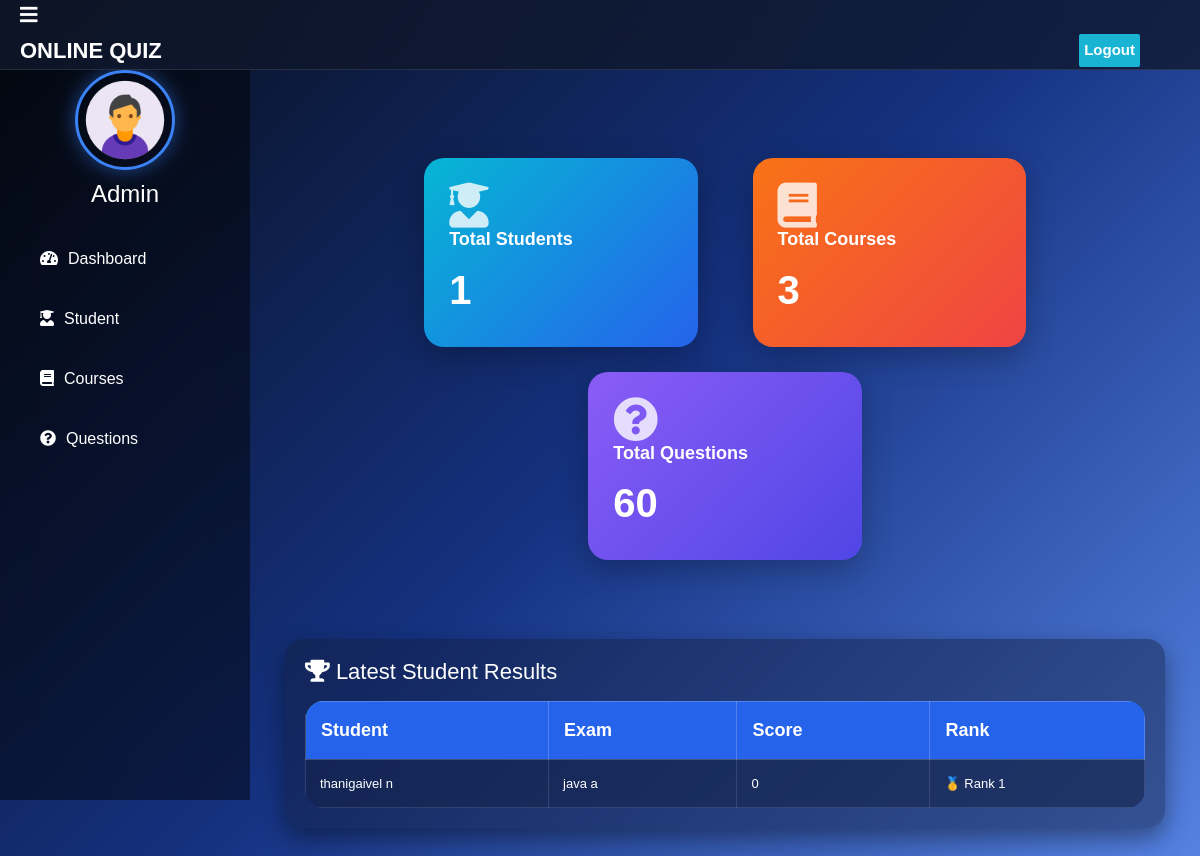
Page /admin-dashboard (signed in) on the committed database.
### quiz/models.py (models this page shows, shortened)
class Result(models.Model):
    student = models.ForeignKey(Student,on_delete=models.CASCADE)
    exam = models.ForeignKey(Course,on_delete=models.CASCADE)
    marks = models.PositiveIntegerField()
    date = models.DateTimeField(auto_now=True)

class Course(models.Model):
   course_name = models.CharField(max_length=50)
   question_number = models.PositiveIntegerField(default=0)
   total_marks = models.PositiveIntegerField(default=0)

### student/models.py (models this page shows, shortened)
class Student(models.Model):
    user=models.OneToOneField(User,on_delete=models.CASCADE)
    profile_pic= models.ImageField(upload_to='profile_pic/Student/',null=True,blank=True,default="")
    address = models.CharField(max_length=40,blank=True,null=True)
    mobile = models.CharField(max_length=20,null=False)
    @property
    def get_name(self):
        return self.user.first_name+" "+self.user.last_name

### quiz/views.py (the view)
# urls.py: path('admin-dashboard', views.admin_dashboard_view, name='admin-dashboard'),
@login_required(login_url='adminlogin')
@user_passes_test(is_admin)
def admin_dashboard_view(request):
    dict = {
        'total_student': SMODEL.Student.objects.all().count(),
        'total_course': Course.objects.all().count(),
        'total_question': Question.objects.all().count(),
       'results': Result.objects.select_related('student', 'exam').order_by('-marks', '-id')[:10],
    }
    return render(request, 'quiz/admin_dashboard.html', context=dict)

### quiz/views.py (called while the page is built)
def is_admin(user):
    return user.is_superuser

### templates/quiz/admin_dashboard.html (shortened to what this page needs)
{% extends 'quiz/adminbase.html' %}
{% load widget_tweaks %}
{% block content %}
<head>
    <link rel="stylesheet" href="https://cdn.jsdelivr.net/npm/bootstrap@4.6.2/dist/css/bootstrap.min.css">
  </head>
<br><br>
<div class="container-fluid ">
     <div class="row justify-content-center">
        <div class="col-md-4">
    <a href="/admin-student">
        <div class="dashboard-card student-card">
            <i class="fas fa-user-graduate"></i>
            <h5>Total Students</h5>
            <h2>{{ total_student }}</h2>
        </div>
    </a>
</div>
<div class="col-md-4">
    <a href="/admin-course">
        <div class="dashboard-card course-card">
            <i class="fas fa-book"></i>
            <h5>Total Courses</h5>
            <h2>{{ total_course }}</h2>
        </div>
    </a>
</div>
<div class="col-md-4">
    <a href="/admin-question">
        <div class="dashboard-card question-card">
            <i class="fas fa-question-circle"></i>
            <h5>Total Questions</h5>
            <h2>{{ total_question }}</h2>
        </div>
    </a>
</div>
<div class="container mt-4">
    <div class="results-card">
    <h3><i class="fas fa-trophy"></i> Latest Student Results</h3>
     <div class="table-responsive">
    <table class="result-table ">
        <thead>
            <tr>
                <th>Student</th>
                <th>Exam</th>
                <th>Score</th>
                <th>Rank</th>
            </tr>
        </thead>
        <tbody>
            {% for r in results %}
            <tr>
                <td>{{ r.student.get_name }}</td>
                <td>{{ r.exam.course_name }}</td>
             <td>{{ r.marks }}</td>
<td>
    {% if forloop.counter == 1 %}
        🥇 Rank 1
    {% elif forloop.counter == 2 %}
        🥈 Rank 2
    {% elif forloop.counter == 3 %}
        🥉 Rank 3
    {% endif %}
</td>
            </tr>
            {% endfor %}
        </tbody>
    </table>
    </div>
    </div>
</div>
    </div>
</div>
{% endblock %}

### templates/quiz/adminbase.html (style rules this page uses)
a:link { text-decoration: none; }
* { margin:0; padding:0; box-sizing:border-box; font-family:'Poppins',sans-serif; }
body { margin:0; padding:0; font-family:'Poppins',sans-serif; background:linear-gradient(135deg,#070c16,#153281,#5987e9); background-attachment:fixed; background-size:cover; min-height:100vh; }
.row { gap: 25px; }

### templates/quiz/admin_dashboard.html (style rules this page uses)
a:link { text-decoration: none; }
.container-fluid { margin-top: 10px; }
.row { justify-content: center; margin-top: 20px; }
.dashboard-card { border-radius:20px; padding:25px; color:#fff; transition:.4s; box-shadow:0 10px 30px rgba(0,0,0,.25); cursor:pointer; }
.student-card { background:linear-gradient(135deg,#06b6d4,#2563eb); }
.course-card { background:linear-gradient(135deg,#f97316,#ef4444); }
.question-card { background:linear-gradient(135deg,#8b5cf6,#4f46e5); }
.dashboard-card h5 { font-size:18px; font-weight:600; }
.dashboard-card h2 { font-size:40px; font-weight:bold; margin-top:15px; }
.dashboard-card i { font-size:45px; opacity:.8; }
.results-card { background: rgba(255,255,255,0.08); border-radius:15px; padding:20px; margin-top:30px; overflow-x:auto; box-shadow:0 8px 20px rgba(0,0,0,.3); -webkit-overflow-scrolling:touch; width:100% !important; min-width:100% !important; table-layout:auto !important; }
.results-card { overflow-x:auto; -webkit-overflow-scrolling:touch; }
.results-card table { width:100%; min-width:100%; border-collapse:collapse; }
.results-card th { background:#2563eb; color:#fff; }
.results-card h3 { color:#fff; margin-bottom:15px; }
.results-card { padding:12px; }
.results-card h3 { font-size:22px; }
.results-card table { min-width:550px; }
.results-card th, .results-card td { font-size:13px; padding:8px; }
.results-card { background: linear-gradient(135deg,#1e293b,#576880); border-radius:18px; padding:20px; box-shadow:0 10px 30px rgba(0,0,0,.4); }
body { animation: pageLoad .8s ease; }
.results-card { background:rgba(18,30,60,.45); border-radius:18px; padding:20px; box-shadow:0 10px 25px rgba(0,0,0,.4); overflow:hidden; }
.results-card table { width:100%; border-collapse:collapse !important; color:#fff; }
.results-card thead tr { background:linear-gradient(90deg,#45dfff,#0b6cff); }
.results-card thead th { color:#fff !important; font-size:18px; font-weight:600; padding:15px; border:1px solid rgba(255,255,255,.2) !important; }
.results-card tbody tr { background:rgba(20,35,75,.6); transition:.3s; }
.results-card tbody td { color:#fff !important; padding:14px; border:1px solid rgba(255,255,255,.12) !important; vertical-align:middle; }
.results-card table { width:100%; border-collapse:separate; border-spacing:0; overflow:hidden; border-radius:18px; }
.results-card thead th:first-child { border-top-left-radius:18px; }
.results-card thead th:last-child { border-top-right-radius:18px; }
.results-card tbody tr:last-child td:first-child { border-bottom-left-radius:18px; }
.results-card tbody tr:last-child td:last-child { border-bottom-right-radius:18px; }

### rows in the picture
Result: student.get_name "thanigaivel n", exam.course_name "java a", marks "0"

### other values in the picture
{{ total_student }} "1"
{{ total_course }} "3"
{{ total_question }} "60"
